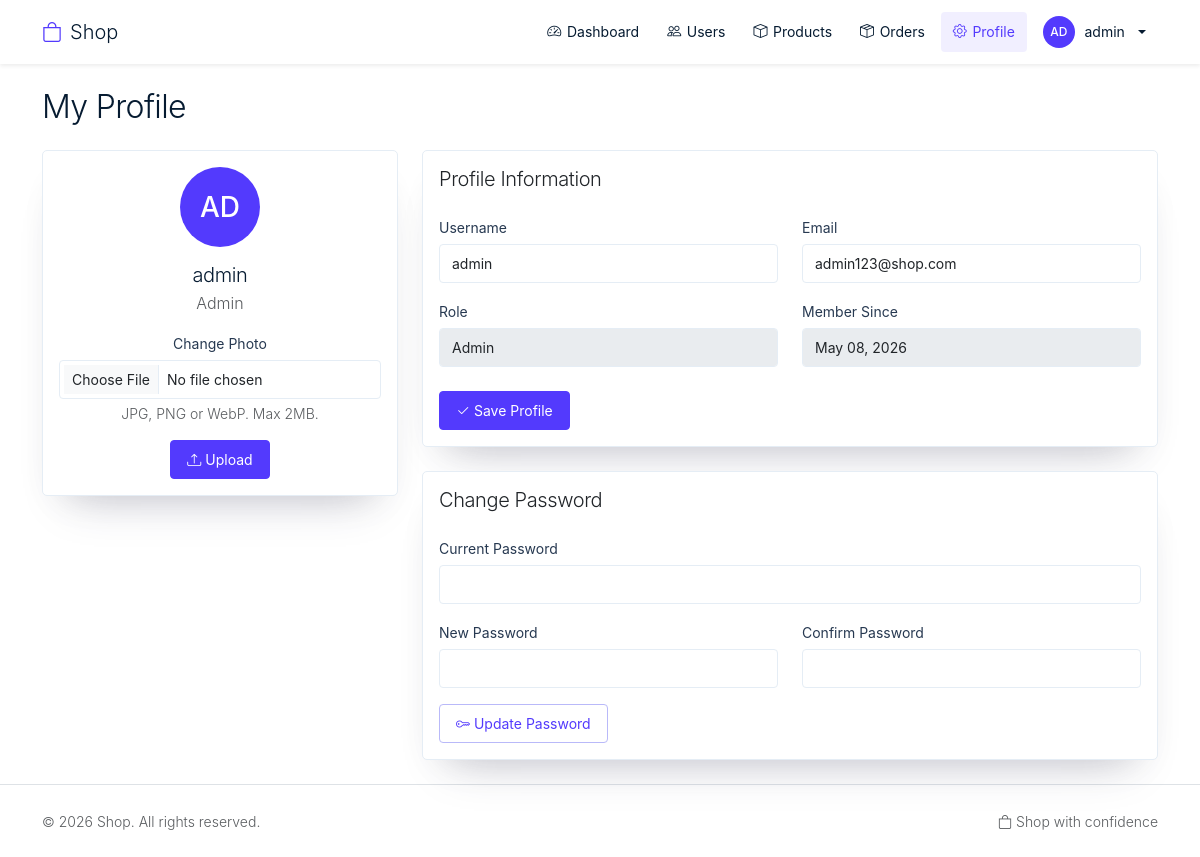
The page /pages/profile.php (signed in) on the database its author committed.
### tables this page shows
CREATE TABLE users (
    id INT AUTO_INCREMENT PRIMARY KEY,
    username VARCHAR(50) NOT NULL UNIQUE,
    email VARCHAR(100) NOT NULL UNIQUE,
    password_hash VARCHAR(255) NOT NULL,
    role ENUM('admin', 'seller', 'customer') NOT NULL DEFAULT 'customer',
    profile_image VARCHAR(255),
    is_approved BOOLEAN NOT NULL DEFAULT 1,
    email_verified_at DATETIME NULL,
    verification_token_hash CHAR(64) NULL,
    verification_token_expires_at DATETIME NULL,
    created_at TIMESTAMP DEFAULT CURRENT_TIMESTAMP,
    updated_at TIMESTAMP DEFAULT CURRENT_TIMESTAMP ON UPDATE CURRENT_TIMESTAMP
);

### includes/functions.php (called while the page is built, shortened)
<?php
function sanitize($input)
{
    return htmlspecialchars($input ?? "", ENT_QUOTES, "UTF-8");
}
function asset_url($path)
{
    if (empty($path)) {
        return "";
    }
    return rtrim(SITE_URL, "/") . "/" . $path;
}

### pages/profile.php (the view, shortened to what this page needs)
<?php
require_once __DIR__ . '/../includes/config.php';
require_once __DIR__ . '/../includes/functions.php';
require_once __DIR__ . '/../includes/auth.php';
try {
    $stmt = $pdo->prepare('SELECT id, username, email, role, profile_image, created_at FROM users WHERE id = ?');
    $stmt->execute([$_SESSION['user_id']]);
    $user = $stmt->fetch();
} catch (PDOException $e) {
    $user = null;
}
require_once __DIR__ . '/../includes/header.php';
?>
<div class="container">
    <h1 class="h2 mb-4 text-heading">My Profile</h1>
    <div class="row">
        <div class="col-md-4">
            <div class="card shadow-primary">
                <div class="card-body text-center">
                    <div class="user-avatar-large mb-3" data-username="<?= sanitize($user['username']) ?>" data-profile-image="<?= sanitize(asset_url($user['profile_image'] ?? '')) ?>"></div>
                    <h5 class="mb-1"><?= sanitize($user['username']) ?></h5>
                    <p class="text-muted mb-3"><?= ucfirst($user['role']) ?></p>
                    <form id="profileImageForm" enctype="multipart/form-data" class="profile-upload-form">
                        <div class="mb-3">
                            <label for="profileImageInput" class="form-label">Change Photo</label>
                            <input type="file" class="form-control form-control-sm" id="profileImageInput" name="profile_image" accept="image/jpeg,image/png,image/webp" required>
                            <div class="form-text">JPG, PNG or WebP. Max 2MB.</div>
                        </div>
                        <button type="submit" class="btn btn-primary btn-sm">
                            <i class="bi bi-upload"></i> Upload
                        </button>
                    </form>
                </div>
            </div>
        </div>
        <div class="col-md-8">
            <div class="card shadow-primary mb-4">
                <div class="card-body">
                    <h5 class="card-title mb-4">Profile Information</h5>
                    <form id="profileInfoForm">
                        <div class="row mb-3">
                            <div class="col-md-6">
                                <label for="profileUsername" class="form-label">Username</label>
                                <input type="text" class="form-control" id="profileUsername" name="username" value="<?= sanitize($user['username']) ?>" minlength="3" maxlength="50" required>
                            </div>
                            <div class="col-md-6">
                                <label for="profileEmail" class="form-label">Email</label>
                                <input type="email" class="form-control" id="profileEmail" name="email" value="<?= sanitize($user['email']) ?>" required>
                            </div>
                        </div>
                        <div class="row mb-4">
                            <div class="col-md-6">
                                <label class="form-label">Role</label>
                                <input type="text" class="form-control" value="<?= ucfirst($user['role']) ?>" disabled>
                            </div>
                            <div class="col-md-6">
                                <label class="form-label">Member Since</label>
                                <input type="text" class="form-control" value="<?= date('M d, Y', strtotime($user['created_at'])) ?>" disabled>
                            </div>
                        </div>
                        <button type="submit" class="btn btn-primary">
                            <i class="bi bi-check2"></i> Save Profile
                        </button>
                    </form>
                </div>
            </div>
            <div class="card shadow-primary">
                <div class="card-body">
                    <h5 class="card-title mb-4">Change Password</h5>
                    <form id="passwordForm">
                        <div class="row mb-3">
                            <div class="col-md-12">
                                <label for="currentPassword" class="form-label">Current Password</label>
                                <input type="password" class="form-control" id="currentPassword" name="current_password" autocomplete="current-password" required>
                            </div>
                        </div>
                        <div class="row mb-3">
                            <div class="col-md-6">
                                <label for="newPassword" class="form-label">New Password</label>
                                <input type="password" class="form-control" id="newPassword" name="new_password" minlength="8" autocomplete="new-password" required>
                            </div>
                            <div class="col-md-6">
                                <label for="confirmPassword" class="form-label">Confirm Password</label>
                                <input type="password" class="form-control" id="confirmPassword" name="confirm_password" minlength="8" autocomplete="new-password" required>
                            </div>
                        </div>
                        <button type="submit" class="btn btn-outline-primary">
                            <i class="bi bi-key"></i> Update Password
                        </button>
                    </form>
                </div>
            </div>
        </div>
    </div>
</div>
<?php require_once __DIR__ . '/../includes/footer.php'; ?>

### css/styles.css (style rules this page uses)
:root { --color-primary: #533afd; --color-primary-hover: #4434d4; --color-primary-deep: #2e2b8c; --color-primary-light: #b9b9f9; --color-primary-soft: #d6d9fc; --color-heading: #061b31; --color-label: #273951; --color-body: #64748d; --color-brand-dark: #1c1e54; --color-dark-navy: #0d253d; --color-ruby: #ea2261; --color-magenta: #f96bee; --color-magenta-light: #ffd7ef; --color-success: #15be53; --color-success-text: #108c3d; --color-lemon: #9b6829; --color-bg: #ffffff; --color-border: #e5edf5; --color-border-dashed: #362baa; --shadow-primary: rgba(50, 50, 93, 0.25); --shadow-dark: rgba(3, 3, 39, 0.25); --shadow-black: rgba(0, 0, 0, 0.1); --shadow-ambient: rgba(23, 23, 23, 0.08); --shadow-soft: rgba(23, 23, 23, 0.06); --radius-micro: 1px; --radius-standard: 4px; --radius-comfortable: 5px; --radius-relaxed: 6px; --radius-large: 8px; }
* { box-sizing: border-box; }
body { font-family: -apple-system, BlinkMacSystemFont, "Segoe UI", Roboto, "Helvetica Neue", Arial, sans-serif; font-weight: 300; color: var(--color-body); background-color: var(--color-bg); min-height: 100vh; display: flex; flex-direction: column; overflow-x: hidden; }
h1, h2, h3, h4, h5, h6, .h1, .h2, .h3, .h4, .h5, .h6 { color: var(--color-heading); font-weight: 300; letter-spacing: -0.02em; }
h1, .h1 { font-size: 2.5rem; letter-spacing: -0.64px; }
h2, .h2 { font-size: 2rem; letter-spacing: -0.64px; }
.btn { font-size: 0.875rem; font-weight: 400; padding: 0.5rem 1rem; border-radius: var(--radius-standard); transition: all 0.15s ease; }
.btn-primary { background-color: var(--color-primary); border-color: var(--color-primary); color: white; }
.btn-outline-primary { background-color: transparent; border: 1px solid var(--color-primary-light); color: var(--color-primary); }
.card { background-color: var(--color-bg); border: 1px solid var(--color-border); border-radius: var(--radius-comfortable); box-shadow: rgba(50, 50, 93, 0.25) 0px 30px 45px -30px, rgba(0, 0, 0, 0.1) 0px 18px 36px -18px; transition: box-shadow 0.2s ease; }
.form-control, .form-select { border: 1px solid var(--color-border); border-radius: var(--radius-standard); padding: 0.5rem 0.75rem; font-size: 0.875rem; }
.form-label { font-size: 0.875rem; font-weight: 400; color: var(--color-label); margin-bottom: 0.375rem; }
.text-heading { color: var(--color-heading) !important; }
.shadow-primary { box-shadow: rgba(50, 50, 93, 0.25) 0px 30px 45px -30px, rgba(0, 0, 0, 0.1) 0px 18px 36px -18px !important; }
.user-avatar-small, .user-avatar-tiny, .user-avatar-large { display: inline-flex; align-items: center; justify-content: center; border-radius: 50%; background-color: #533afd; color: white; font-weight: 500; flex-shrink: 0; }
.user-avatar-large { width: 80px; height: 80px; font-size: 28px; }

### rows shown on the page
users: username "admin", role "Admin", email "admin123@shop.com", created_at "May 08, 2026"

### other values the page prints
SITE_NAME "Shop"
$username "admin"
